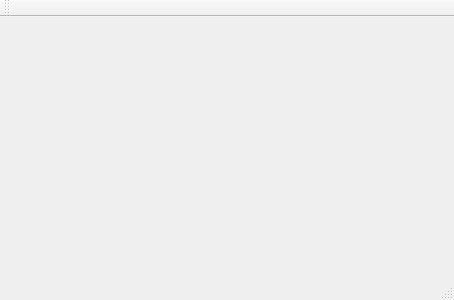
<?xml version="1.0" encoding="UTF-8"?>
<ui version="4.0">
 <class>generalWindow</class>
 <widget class="QMainWindow" name="generalWindow">
  <property name="geometry">
   <rect>
    <x>0</x>
    <y>0</y>
    <width>454</width>
    <height>300</height>
   </rect>
  </property>
  <property name="windowTitle">
   <string>generalWindow</string>
  </property>
  <widget class="QWidget" name="centralWidget">
   <layout class="QVBoxLayout" name="verticalLayout_2">
    <item>
     <layout class="QVBoxLayout" name="generalLayout">
      <item>
       <layout class="QHBoxLayout" name="horizontalLayout"/>
      </item>
     </layout>
    </item>
   </layout>
  </widget>
  <widget class="QMenuBar" name="menuBar">
   <property name="geometry">
    <rect>
     <x>0</x>
     <y>0</y>
     <width>454</width>
     <height>22</height>
    </rect>
   </property>
  </widget>
  <widget class="QToolBar" name="mainToolBar">
   <attribute name="toolBarArea">
    <enum>TopToolBarArea</enum>
   </attribute>
   <attribute name="toolBarBreak">
    <bool>false</bool>
   </attribute>
  </widget>
  <widget class="QStatusBar" name="statusBar"/>
 </widget>
 <layoutdefault spacing="6" margin="11"/>
 <resources/>
 <connections/>
</ui>
